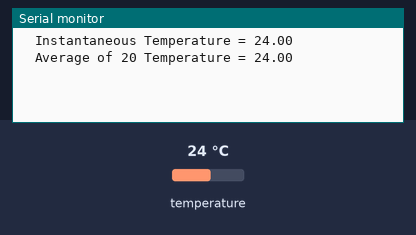
A sketch run on a simulated Arduino Uno, built with avr-gcc and run on an emulated ATmega328P. On the bench: the last lines printed to the serial monitor. The test bench sets the inputs (shaded band); at power-on: temperature 24 °C.

Above: at 18.0 s.
18.1 s: temperature set to 12 °C
At 20.8 s:
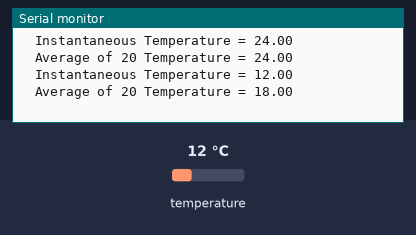
33.3 s: temperature set to 19 °C
At 42.0 s:
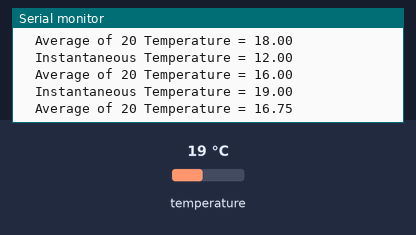
Timing chart, 0 to 43.5 s (numbered marks = the images above; inputs shaded):
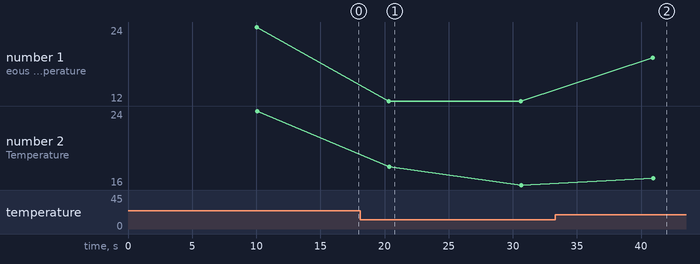

The sketch:

DS18x20_Temperature_average.ino
```cpp
#include <OneWire.h>
#include "runningaverage.h"

// OneWire DS18S20, DS18B20, DS1822 Temperature Example
//
// http://www.pjrc.com/teensy/td_libs_OneWire.html
//
// The DallasTemperature library can do all this work for you!
// http://milesburton.com/Dallas_Temperature_Control_Library

OneWire  ds(10);  // on pin 10 (a 4.7K resistor is necessary)
RunningAverage tempRA(20);
int samples = 0;

void setup(void) {
  Serial.begin(9600);
  tempRA.clear();
}

void loop(void) {
  byte i, count;
  byte present = 0;
  byte type_s;
  byte data[12];
  byte addr[8];
  float celsius, average;

  if ( !ds.search(addr)) {
    ds.reset_search();
    delay(250);
    return;
  }


  if (OneWire::crc8(addr, 7) != addr[7]) {
      Serial.println("CRC is not valid!");
      return;
  }


  // the first ROM byte indicates which chip
  switch (addr[0]) {
    case 0x10:
      //Serial.println("  Chip = DS18S20");  // or old DS1820
      type_s = 1;
      break;
    case 0x28:
      //Serial.println("  Chip = DS18B20");
      type_s = 0;
      break;
    case 0x22:
      //Serial.println("  Chip = DS1822");
      type_s = 0;
      break;
    default:
      //Serial.println("Device is not a DS18x20 family device.");
      return;
  }

  ds.reset();
  ds.select(addr);
  ds.write(0x44, 1);        // start conversion, with parasite power on at the end

  delay(10000);     // maybe 750ms is enough, maybe not
  // we might do a ds.depower() here, but the reset will take care of it.

  present = ds.reset();
  ds.select(addr);
  ds.write(0xBE);         // Read Scratchpad

  for ( i = 0; i < 9; i++) {           // we need 9 bytes
    data[i] = ds.read();
  }


  // Convert the data to actual temperature
  // because the result is a 16 bit signed integer, it should
  // be stored to an "int16_t" type, which is always 16 bits
  // even when compiled on a 32 bit processor.
  int16_t raw = (data[1] << 8) | data[0];
  if (type_s) {
    raw = raw << 3; // 9 bit resolution default
    if (data[7] == 0x10) {
      // "count remain" gives full 12 bit resolution
      raw = (raw & 0xFFF0) + 12 - data[6];
    }
  } else {
    byte cfg = (data[4] & 0x60);
    // at lower res, the low bits are undefined, so let's zero them
    if (cfg == 0x00) raw = raw & ~7;  // 9 bit resolution, 93.75 ms
    else if (cfg == 0x20) raw = raw & ~3; // 10 bit res, 187.5 ms
    else if (cfg == 0x40) raw = raw & ~1; // 11 bit res, 375 ms
    //// default is 12 bit resolution, 750 ms conversion time
  }
  celsius = (float)raw / 16.0;
  Serial.print("  Instantaneous Temperature = ");
  Serial.println(celsius);
  tempRA.addValue(celsius);
  Serial.print("  Average of 20 Temperature = ");
  Serial.println(tempRA.getAverage());

}
```

RunningAverage.cpp
```cpp
//
//    FILE: RunningAverage.cpp
//  AUTHOR: Rob Tillaart
// VERSION: 0.2.04
// PURPOSE: RunningAverage library for Arduino
//
// The library stores the last N individual values in a circular buffer,
// to calculate the running average.
//
// HISTORY:
// 0.1.00 - 2011-01-30 initial version
// 0.1.01 - 2011-02-28 fixed missing destructor in .h
// 0.2.00 - 2012-??-?? Yuval Naveh added trimValue (found on web)
//          http://stromputer.googlecode.com/svn-history/r74/trunk/Arduino/Libraries/RunningAverage/RunningAverage.cpp
// 0.2.01 - 2012-11-21 refactored
// 0.2.02 - 2012-12-30 refactored trimValue -> fillValue
// 0.2.03 - 2013-11-31 getElement
// 0.2.04 - 2014-07-03 added memory protection
//
// Released to the public domain
//

#include "RunningAverage.h"
#include <stdlib.h>

RunningAverage::RunningAverage(int n)
{
    _size = n;
    _ar = (float*) malloc(_size * sizeof(float));
    if (_ar == NULL) _size = 0;
    clear();
}

RunningAverage::~RunningAverage()
{
    if (_ar != NULL) free(_ar);
}

// resets all counters
void RunningAverage::clear()
{
    _cnt = 0;
    _idx = 0;
    _sum = 0.0;
    for (int i = 0; i< _size; i++) _ar[i] = 0.0;  // needed to keep addValue simple
}

// adds a new value to the data-set
void RunningAverage::addValue(float f)
{
    if (_ar == NULL) return;
    _sum -= _ar[_idx];
    _ar[_idx] = f;
    _sum += _ar[_idx];
    _idx++;
    if (_idx == _size) _idx = 0;  // faster than %
    if (_cnt < _size) _cnt++;
}

// returns the average of the data-set added sofar
float RunningAverage::getAverage()
{
    if (_cnt == 0) return NAN;
    return _sum / _cnt;
}

// returns the value of an element if exist, 0 otherwise
float RunningAverage::getElement(uint8_t idx)
{
    if (idx >=_cnt ) return NAN;
    return _ar[idx];
}

// fill the average with a value
// the param number determines how often value is added (weight)
// number should preferably be between 1 and size
void RunningAverage::fillValue(float value, int number)
{
    clear();
    for (int i = 0; i < number; i++)
    {
        addValue(value);
    }
}
// END OF FILE
```

RunningAverage.h
```cpp
#ifndef RunningAverage_h
#define RunningAverage_h
//
//    FILE: RunningAverage.h
//  AUTHOR: Rob dot Tillaart at gmail dot com
// PURPOSE: RunningAverage library for Arduino
//     URL: http://arduino.cc/playground/Main/RunningAverage
// HISTORY: See RunningAverage.cpp
//
// Released to the public domain
//

// backwards compatibility
// clr() clear()
// add(x) addValue(x)
// avg() getAverage()

#define RUNNINGAVERAGE_LIB_VERSION "0.2.04"

#include "Arduino.h"

class RunningAverage
{
public:
    RunningAverage(void);
    RunningAverage(int);
    ~RunningAverage();

    void clear();
    void addValue(float);
    void fillValue(float, int);

    float getAverage();

    float getElement(uint8_t idx);
    uint8_t getSize() { return _size; }
    uint8_t getCount() { return _cnt; }

protected:
    uint8_t _size;
    uint8_t _cnt;
    uint8_t _idx;
    float   _sum;
    float * _ar;
};

#endif
// END OF FILE
```

Measured:
- after the input at 18.1 s, the serial monitor: prints a new line after 2.2 s (image 1)
- after the input at 33.3 s, the serial monitor: prints a new line after 7.6 s (image 2)
- plotted number 1: 24 → 12 after the input at 18.1 s, 12 → 19 after the input at 33.3 s
- plotted number 2: 24 → 16 after the input at 18.1 s, 16 → 17.2 after the input at 33.3 s
